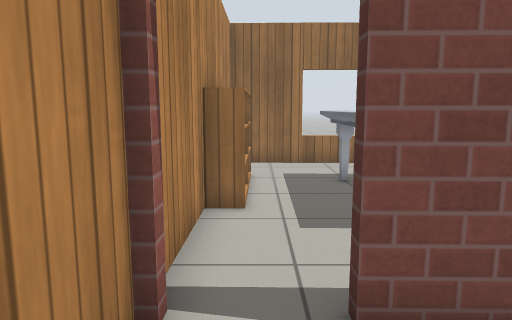
[1] (above)

18 first-person views from a walk through a Gazebo world. The camera is 1 m above the floor, tilts 8° down and sees 70° across. The floor is counted in squares, 0.5 m on a side. Each view is taken from the middle of a square. On the plan, view 1 faces up. The plan holds only what a view shows up to about 19 squares ahead; the rest is blank. Gazebo's built-in surfaces are drawn with simple patterns.

[2]
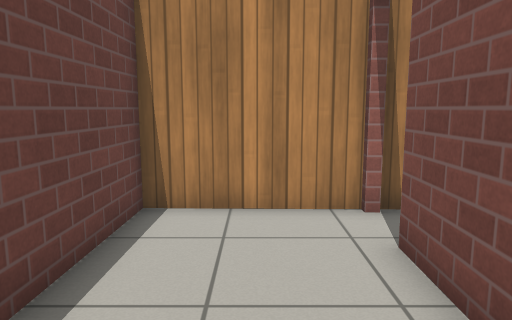

[3]
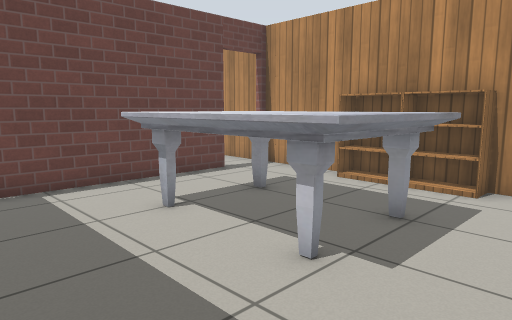

[4]
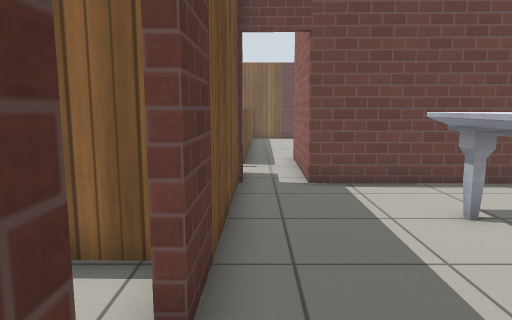

[5]
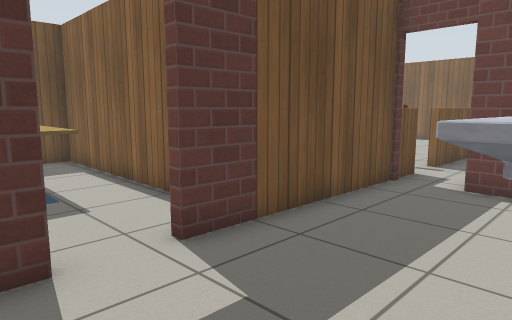

[6]
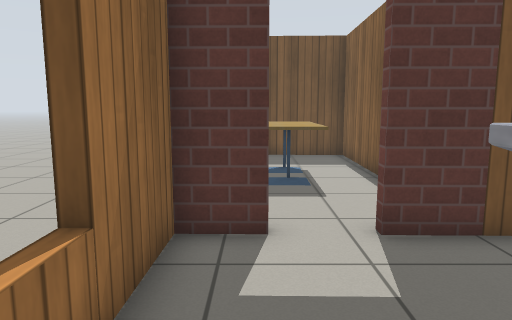

[7]
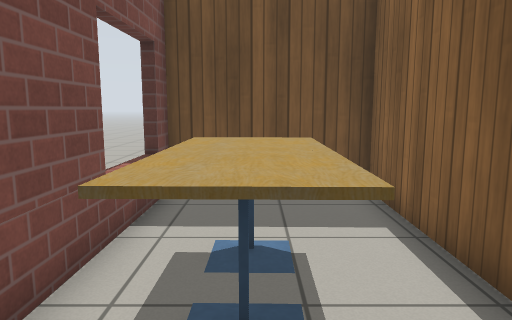

[8]
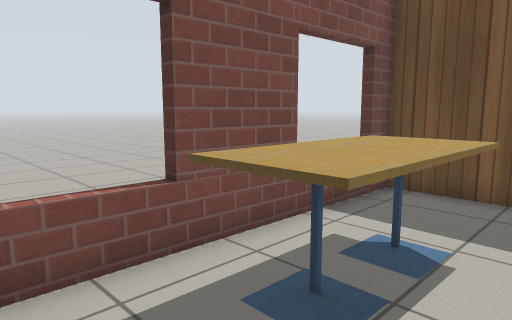

[9]
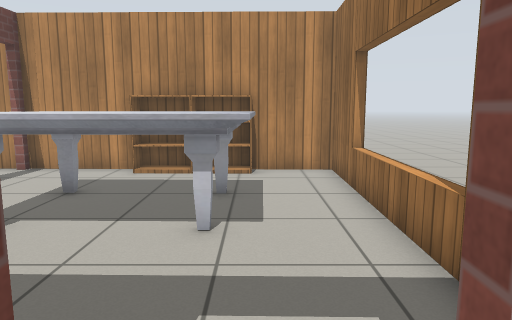

[10]
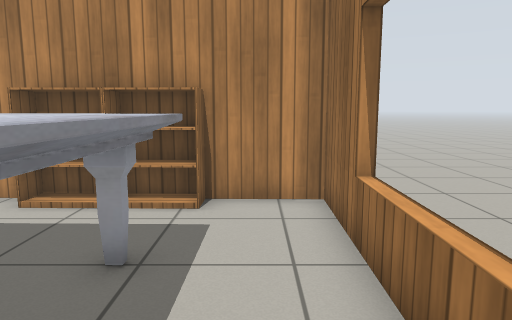

[11]
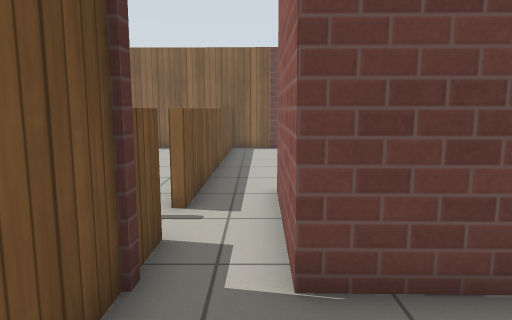

[12]
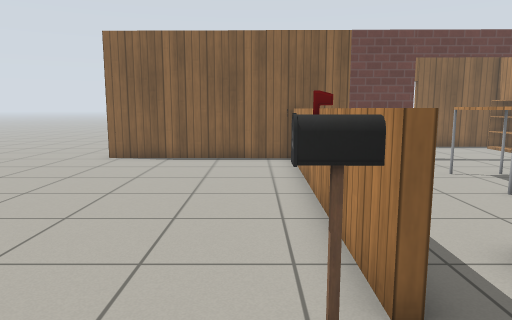

[13]
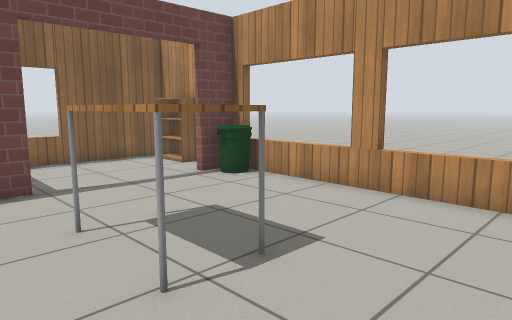

[14]
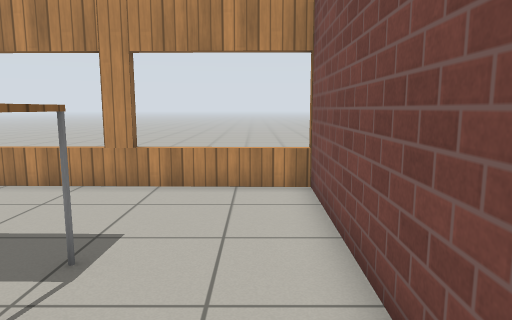

[15]
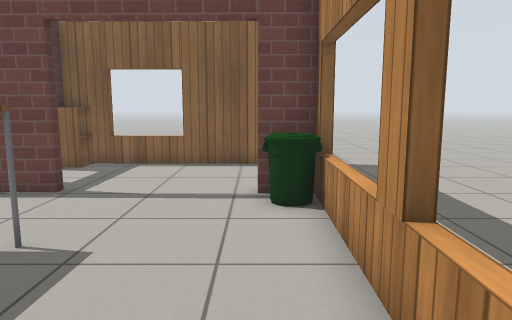

[16]
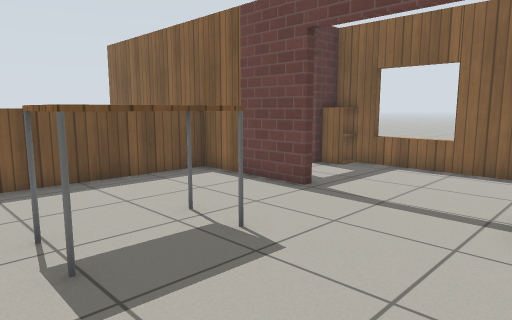

[17]
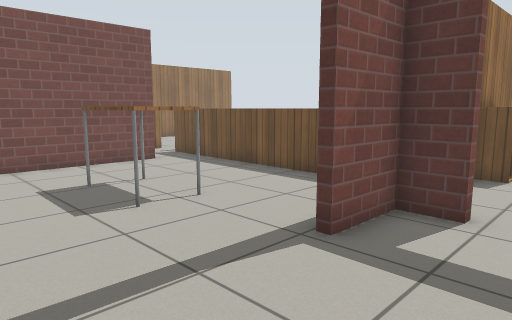

[18]
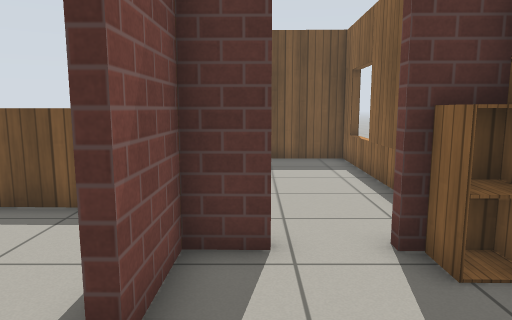

### Floor plan
Ten units are one square. View 1 is at (0, 0); x grows to the right and y downward. Boxes are objects, and circles mark ways between rooms. Rooms are numbered by the first view taken in them; rooms with no view inside come last. Other rooms are left out.
<svg viewBox="-35 -140 239 310">
<path fill="none" stroke="#000" d="M34 -30 9 -31M-11 -32 -12 13 29 14M-10 -95 -10 -85M-10 -75 -11 -33M96 -118 97 -133 -9 -135 -10 -105M9 -34 76 -33M94 -31 96 -100M104 -84 198 -82 199 -131 116 -133M90 117 170 118M97 4 95 115M99 -16 94 -16M75 17 -16 16M48 116 90 117M-12 15 -13 95M92 117 94 16M-14 143 -15 162 69 163 69 150M70 133 70 119 48 119M108 164 166 165 167 136M159 121 120 120M94 -16 94 -31M76 -33 75 17M94 16 94 1"/>
<rect x="-15" y="-95" width="20" height="20" fill="#bbb"><title>bookshelf</title></rect>
<rect x="-15" y="-105" width="20" height="10" fill="#bbb"><title>bookshelf</title></rect>
<rect x="15" y="-115" width="40" height="60" fill="#bbb"><title>marble table</title></rect>
<rect x="125" y="-125" width="20" height="30" fill="#bbb"><title>cafe table</title></rect>
<rect x="145" y="-125" width="20" height="30" fill="#bbb"><title>cafe table</title></rect>
<rect x="95" y="-5" width="20" height="10" fill="#bbb"><title>postbox</title></rect>
<rect x="35" y="55" width="20" height="30" fill="#bbb"><title>table</title></rect>
<rect x="-15" y="135" width="10" height="20" fill="#bbb"><title>bookshelf</title></rect>
<rect x="55" y="155" width="10" height="10" fill="#bbb"><title>cabinet</title></rect>
<rect x="115" y="125" width="10" height="10" fill="#bbb"><title>cabinet</title></rect>
<circle cx="0" cy="-30" r="3" fill="#2a7"/>
<circle cx="100" cy="-105" r="3" fill="#2a7"/>
<circle cx="85" cy="-30" r="3" fill="#2a7"/>
<circle cx="90" cy="-10" r="3" fill="#2a7"/>
<circle cx="25" cy="120" r="3" fill="#2a7"/>
<circle cx="80" cy="5" r="3" fill="#2a7"/>
<circle cx="70" cy="140" r="3" fill="#2a7"/>
<text x="30" y="-10">1</text>
<text x="40" y="-90">2</text>
<text x="150" y="-110">3</text>
<text x="160" y="40">4</text>
<text x="40" y="60">5</text>
<text x="20" y="140">6</text>
<text x="120" y="140">7</text>
<text x="80" y="-10">8</text>
</svg>
Room 1 opens to room 2. Room 2 opens to room 3. Room 2 opens to room 8. Room 4 opens to room 8. Room 5 opens to room 6. Room 5 opens to room 8. Room 6 opens to room 7.

Where each view was taken, in squares from view 1:
view 1: 0 up, 0 right, facing up
view 2: 1 up, 6 right, facing left
view 3: 13 up, 9 right, facing down-left
view 4: 13 up, 9 right, facing down
view 5: 13 up, 5 right, facing down-right
view 6: 12 up, 4 right, facing right
view 7: 11 up, 11 right, facing right
view 8: 9 up, 11 right, facing up-right
view 9: 11 up, 11 right, facing left
view 10: 12 up, 7 right, facing left
view 11: 7 up, 8 right, facing down
view 12: 3 up, 11 right, facing down
view 13: 2 down, 7 right, facing down-left
view 14: 3 down, 8 right, facing left
view 15: 3 down, 0 right, facing down
view 16: 4 down, 1 left, facing down-right
view 17: 15 down, 0 right, facing up-right
view 18: 13 down, 2 right, facing right
